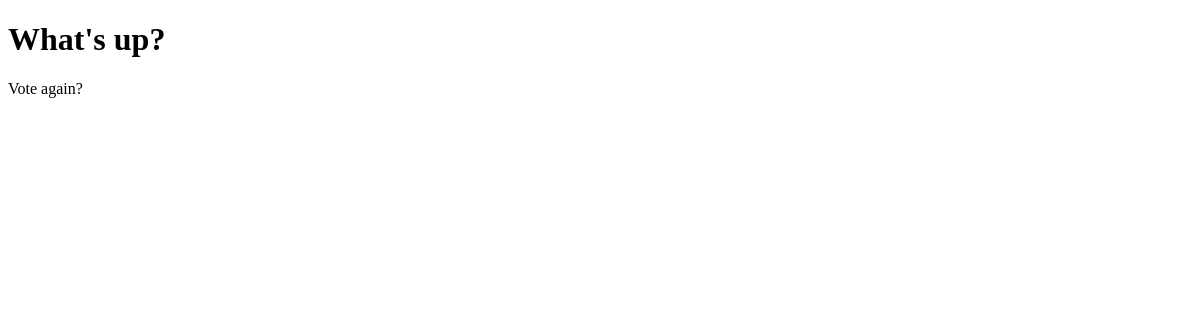
/polls/1/results/, run on an earlier commit of the app's database.
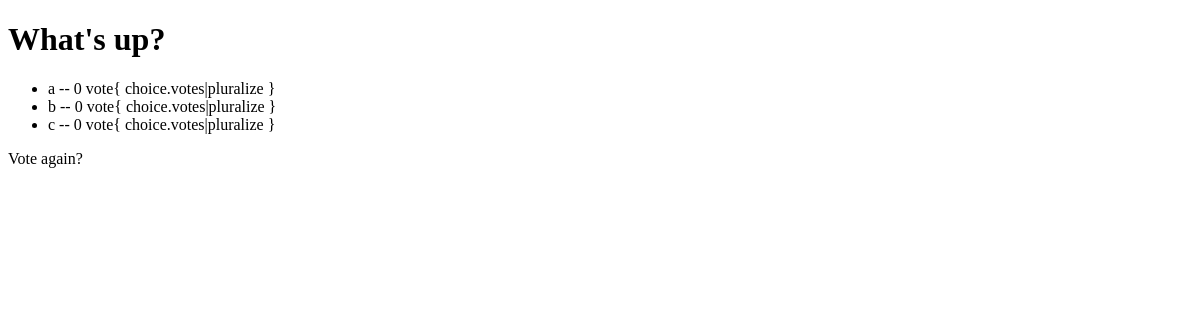
And on a later commit of the database.
### polls/models.py (models this page shows, shortened)
class Question(models.Model):
    question_text = models.CharField(max_length=200)
    pub_date = models.DateTimeField('date published')
    def was_published_recently(self):
        now = timezone.now()
        return now - datetime.timedelta(days=1) <= self.pub_date <= now
    was_published_recently.admin_order_field = 'pub_date'
    was_published_recently.boolean = True
    was_published_recently.short_description = 'Published recently?'

class Choice(models.Model):
    question = models.ForeignKey(Question, on_delete=models.CASCADE)
    choice_text = models.CharField(max_length=200)
    votes = models.IntegerField(default=0)

### polls/views.py (the view)
# urls.py: path('<int:pk>/results/', views.ResultsView.as_view(), name='results'),
class ResultsView(generic.DetailView):
    model = Question
    template_name = 'polls/results.html'

### polls/templates/polls/results.html
<!DOCTYPE html>
<html>
<h1>{{ question.question_text }}</h1>
<ul>
{% for choice in question.choice_set.all %}
    <li>{{ choice.choice_text }} -- {{ choice.votes }} vote{ choice.votes|pluralize }
</li>
{% endfor %}
</ul>
<a herf="{% url 'polls:detail' question.id %}">Vote again?</a>
</html>

What changed in the data, as far as the page shows it:
added Choice: choice_text "a", votes "0"
added Choice: choice_text "b", votes "0"
added Choice: choice_text "c", votes "0"
